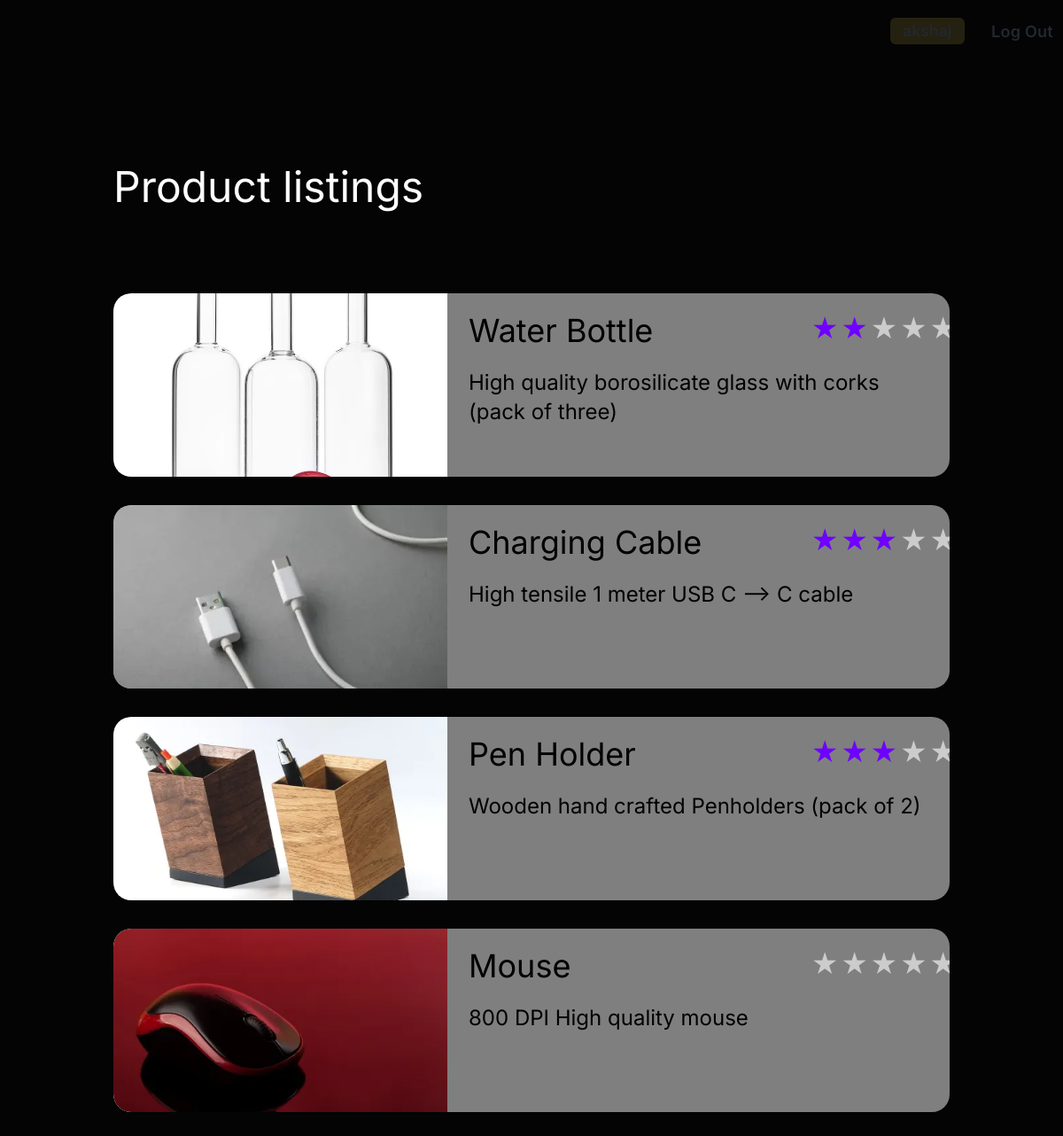
The app's page / (signed in) with its own data.
### reviewDetailed/models.py (models this page shows, shortened)
class Product(models.Model):
    name = models.CharField(max_length=100)
    description = models.TextField()
    picture = models.ImageField(upload_to='')
    aiOverview = models.TextField(blank=True, null=True)
    avgRating = models.IntegerField(default=0)

### RevSys/views.py (the view)
# urls.py: path("", views.index, name="index"),
@login_required(login_url='/SignLogIN_OUT/')
def index(request):
    products = Product.objects.all()
    ratings = Review.objects.values("rating")
    ratList = []
    for i in ratings:
        ratList.append(i["rating"])
    avgRating = math.floor(avg(ratList))
    context = {
        'products': products,
        'viewOnly': True,
    }
    return render(request, 'index.html', context)

### RevSys/views.py (called while the page is built)
def avg(product_id):
    temp = 0
    try:
        for i in product_id:
            temp += i
        return temp / len(product_id)
    except ZeroDivisionError:
        return "Error: No ratings available"

### Frontend/templates/index.html (shortened to what this page needs)
<!DOCTYPE html>
{% load static %}
<html lang="en">
<head>
    <link rel="stylesheet" href="{% static 'styles/indexStyle.css' %}">
</head>
<body>
    <div style="width:100%;display:flex;justify-content:flex-end;align-items:center;gap:1.2rem;margin-top:1.2rem;margin-bottom:2.5rem;">
        {% if user.is_authenticated %}
            <span style="color:#23272f;font-weight:600;font-size:1.1rem;background:#ffe06622;padding:0.3rem 0.9rem;border-radius:6px;">{{ user.username }}</span>
            <a href="{% url 'LogOut' %}" class="login-btn" style="position:static;">Log Out</a>
        {% else %}
            <a href="{% url 'SignUp' %}" class="login-btn" style="position:static;">Sign In / Log In</a>
        {% endif %}
    </div>
    <div class="container">
        <div class="content-wrapper">
            <div class="main-content">
                <h1 class="page-title">Product listings</h1>
                <div class="products-container">
                {% for product in products %}
                    <a href="{% url 'reviews' product.id %}" class="products-container">
                        <div class="product-card">
                            <div class="product-image">
                                <img src="{{ product.picture.url }}" alt="{{ product.name }}">
                            </div>
                            <div class="rating {% if view_only %}read-only{% endif %}">
                                <label for="star5_{{ product.id }}"></label>
                                <label for="star4_{{ product.id }}"></label>
                                <label for="star3_{{ product.id }}"></label>
                                <label for="star2_{{ product.id }}"></label>
                                <label for="star1_{{ product.id }}"></label>
                            </div>
                            <div class="product-details">
                                <h3 class="product-title">{{ product.name }}</h3>
                                <p class="product-description">{{ product.description }}</p>
                            </div>
                        </div>
                    </a>
                {% endfor %}
                </div>
            </div>
        </div>
    </div>
</body>
</html>

### Frontend/styles/indexStyle.css (style rules this page uses)
.login-btn { text-align: center; transform-origin: center; position: absolute; top: 6.2rem; left: 78rem; padding: 0.3rem 0.7rem; background: none; color: #23272f; border: none; border-radius: 0; font-size: 1.13rem; font-weight: 600; text-decoration: none; box-shadow: none; letter-spacing: 0.01em; transition: color 0.18s cubic-bezier(.4,0,.2,1), font-size 0.22s cubic-bezier(.4,0,.2,1), transform 0.22s cubic-bezier(.4,0,.2,1); z-index: 20; cursor: pointer; }
* { margin: 0; padding: 0; box-sizing: border-box; }
body { font-family: 'Inter', -apple-system, Roboto, Helvetica, sans-serif; background-color: #040404; color: white; min-height: 100vh; }
.container { min-height: 100vh; padding: 4rem 1.5rem; }
.content-wrapper { max-width: 1440px; margin: 0 auto; display: flex; gap: 1.5rem; }
.main-content { flex: 1; }
.page-title { font-size: 3rem; font-weight: 400; line-height: 1; margin-bottom: 4rem; color: white; }
.products-container { display: flex; flex-direction: column; text-decoration: none; gap: 2rem; }
.product-card { position: relative; width: 100%; background-color: #7F7F7F; border-radius: 20px; display: flex; overflow: hidden; height: 207px; transition: transform 0.3s ease; }
.product-image { background-color: #A5A5A5; width: 100%; height: 100%; border-radius: 20px 0 0 20px; flex-shrink: 0; transition: transform 0.3s ease; overflow: hidden; }
.product-image img { width: 100%; height: 100%; object-fit: cover; display: block; border-radius: 20px 0 0 20px; }
.product-details { flex: 1; padding: 1.5rem 1rem; position: relative; }
.rating { position: absolute; top: 1.5rem; right: 1rem; height: 32px; width: 116px; display: flex; align-items: center; justify-content: center; flex-direction: row-reverse; border-radius: 5px; padding: 0 0.5rem; gap: 2px; }
.rating label { float: right; cursor: pointer; color: #ccc; transition: color 0.3s; }
.rating label:before { content: '\2605'; font-size: 30px; }
.rating input:checked ~ label, .rating label:hover, .rating label:hover ~ label { color: #6f00ff; transition: color 0.3s; }
.product-title { font-size: 1.25rem; font-weight: 400; line-height: 1; margin-bottom: 0.5rem; color: black; padding-right: 8rem; }
.product-description { font-size: 1rem; font-weight: 400; line-height: 1.4; color: black; margin-top: 1rem; }
@media (min-width: 768px) { .container { padding: 6rem 8rem; } }
@media (min-width: 768px) { .page-title { font-size: 3rem; margin-bottom: 6rem; } }
@media (min-width: 768px) { .product-image { width: 377px; } }
@media (min-width: 768px) { .product-details { padding: 1.5rem; } }
@media (min-width: 768px) { .product-title { font-size: 2.25rem; margin-bottom: 1rem; } }
@media (min-width: 768px) { .product-description { font-size: 1.5rem; margin-top: 1.5rem; } }
@media (min-width: 1024px) { .page-title { font-size: 3rem; } }

### records on screen
Product: picture (picture), name "Water Bottle", description "High quality borosilicate glass with corks (pack of three)"
Product: picture (picture), name "Charging Cable", description "High tensile 1 meter USB C --> C cable"
Product: picture (picture), name "Pen Holder", description "Wooden hand crafted Penholders (pack of 2)"
Product: picture (picture), name "Mouse", description "800 DPI High quality mouse"
